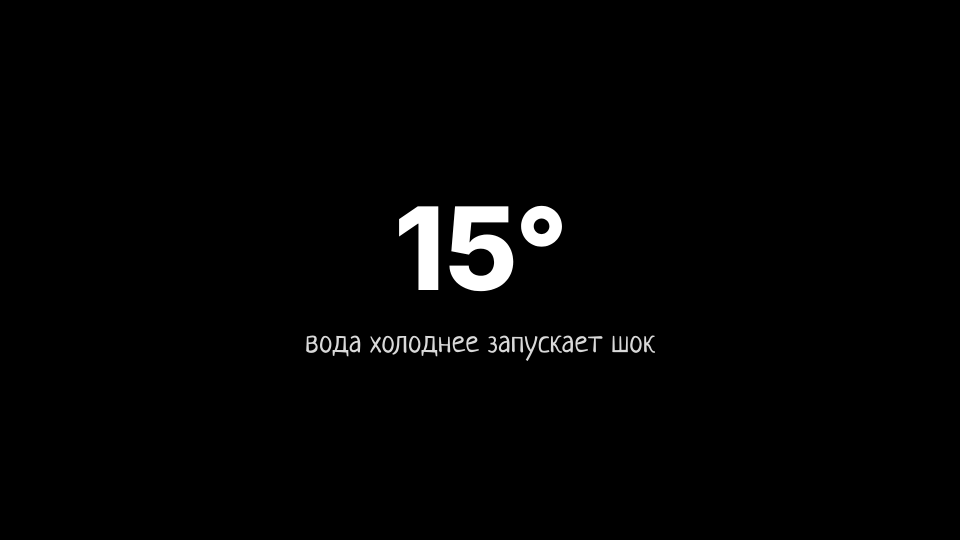
#> input picture ru_geo/deadly_places/card_big_12.png, 1920 x 1080 px, given in place of everest_climbers.jpg, which was not available (shown at 1/2 size)
$ python make_cover.py out.png
#> lines starting #> are read from the running program, lines starting #| are printed output that depends on the picture
#> `c = Image.new('RGB', (W, H), (0, 0, 0))`: c: PIL image 1280x720 RGB; every value is 0
# Обложка «7 мест»: 4 настоящих места мозаикой + вопрос по центру. python3 make_cover.py cover.jpg
from PIL import Image, ImageDraw, ImageFont, ImageEnhance, ImageFilter
import sys
W,H=1280,720; F='/usr/share/fonts/opentype/inter/'
def tile(f,box,w,h):
#> called with f = 'everest_climbers.jpg', box = (200, 0, 1700, 844), w = 637, h = 357
    im=Image.open('archive/img/'+f).convert('RGB').crop(box).resize((w,h),Image.LANCZOS)
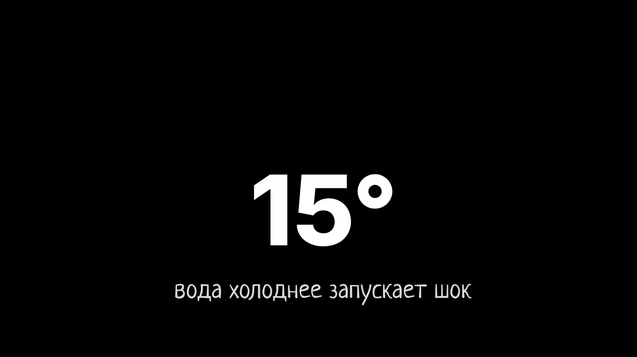
#> im: PIL image 637x357 RGB; min 0, max 255, mean 6.6
    return ImageEnhance.Contrast(ImageEnhance.Color(im).enhance(1.35)).enhance(1.15)
c=Image.new('RGB',(W,H),(0,0,0)); g=6; w,h=(W-g)//2,(H-g)//2
c.paste(tile('everest_climbers.jpg',(200,0,1700,844),w,h),(0,0))
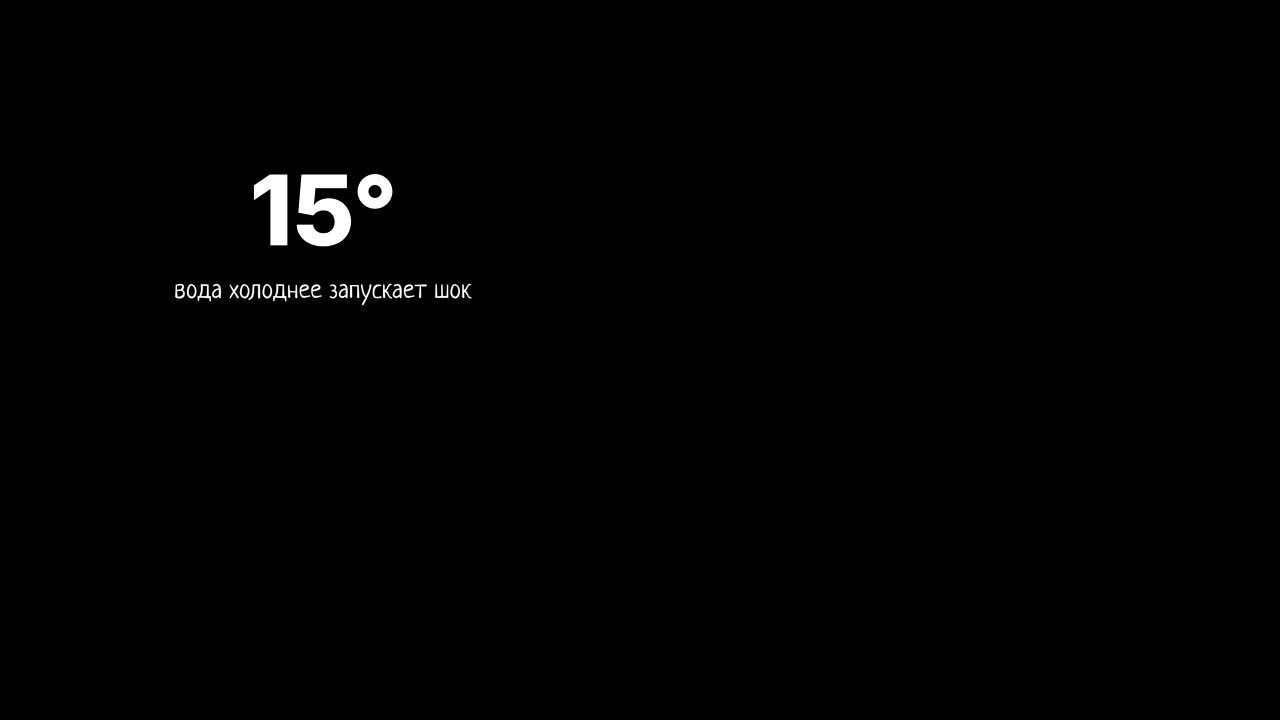
#> c: PIL image 1280x720 RGB; min 0, max 255, mean 1.7
c.paste(tile('nyos_1986.jpg',(0,150,1728,1122),w,h),(w+g,0))
#> call 2 of tile, with f = 'nyos_1986.jpg', box = (0, 150, 1728, 1122), w = 637, h = 357
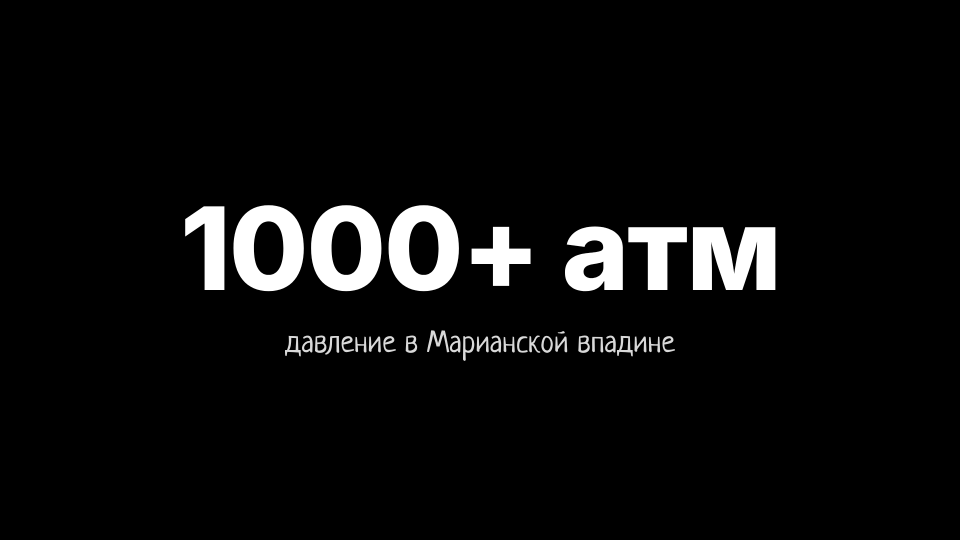
#> input picture ru_geo/deadly_places/card_big_16.png, 1920 x 1080 px, given in place of nyos_1986.jpg, which was not available (shown at 1/2 size)
#> in tile (call 2), `im=Image.open('archive/img/'+f).convert('RGB').crop(box).resize((w,h),..`:
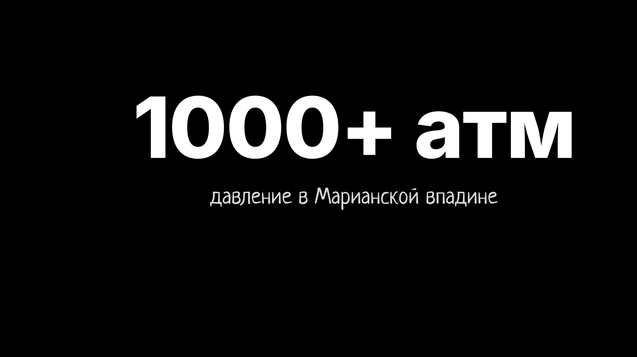
#> im: PIL image 637x357 RGB; min 0, max 255, mean 15.4
c.paste(tile('vostok_photo.jpg',(0,250,1200,925),w,h),(0,h+g))
#> call 3 of tile, with f = 'vostok_photo.jpg', box = (0, 250, 1200, 925), w = 637, h = 357
#> in tile (call 3), `im=Image.open('archive/img/'+f).convert('RGB').crop(box).resize((w,h),..`:
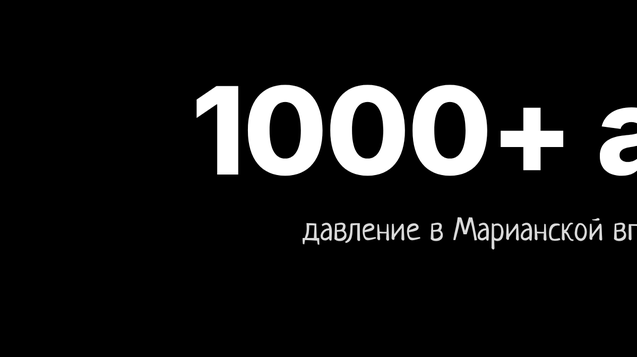
#> im: PIL image 637x357 RGB; min 0, max 255, mean 22.3
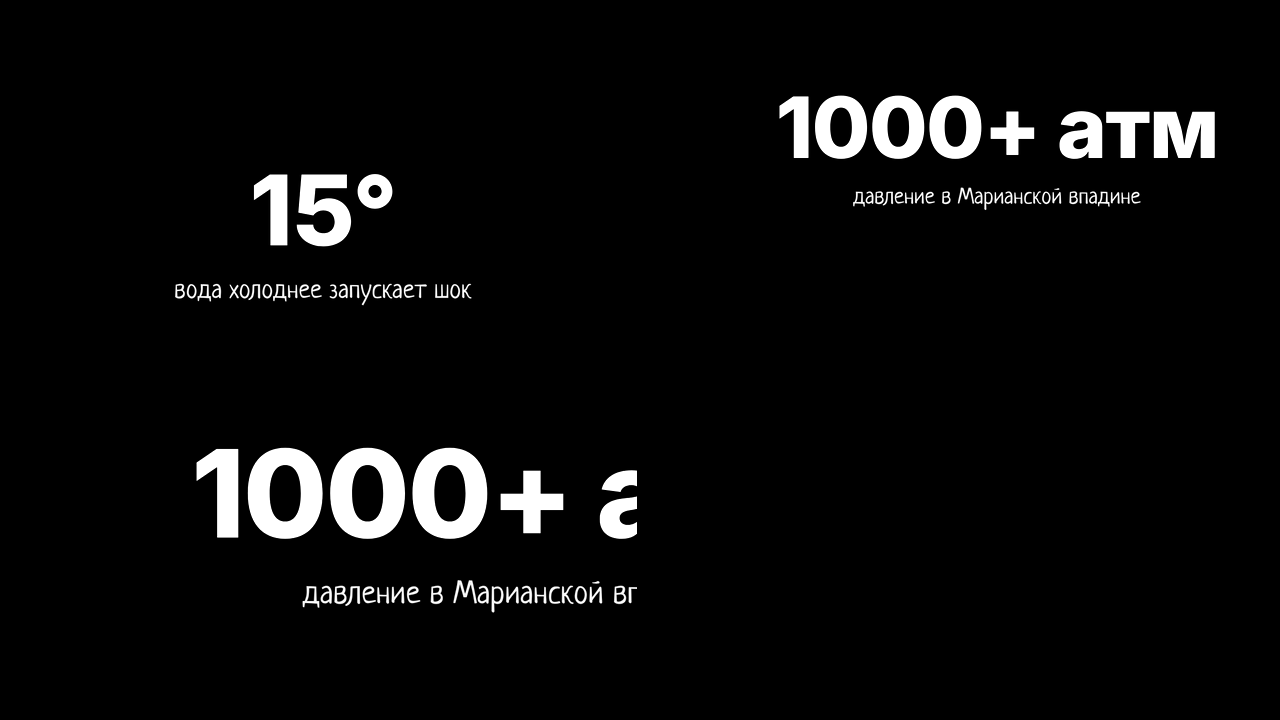
#> c: PIL image 1280x720 RGB; min 0, max 255, mean 11.1
c.paste(tile('trieste_1960.jpg',(200,300,1920,1268),w,h),(w+g,h+g))
#> (the run stopped early here; a loop or call above may not have finished)
